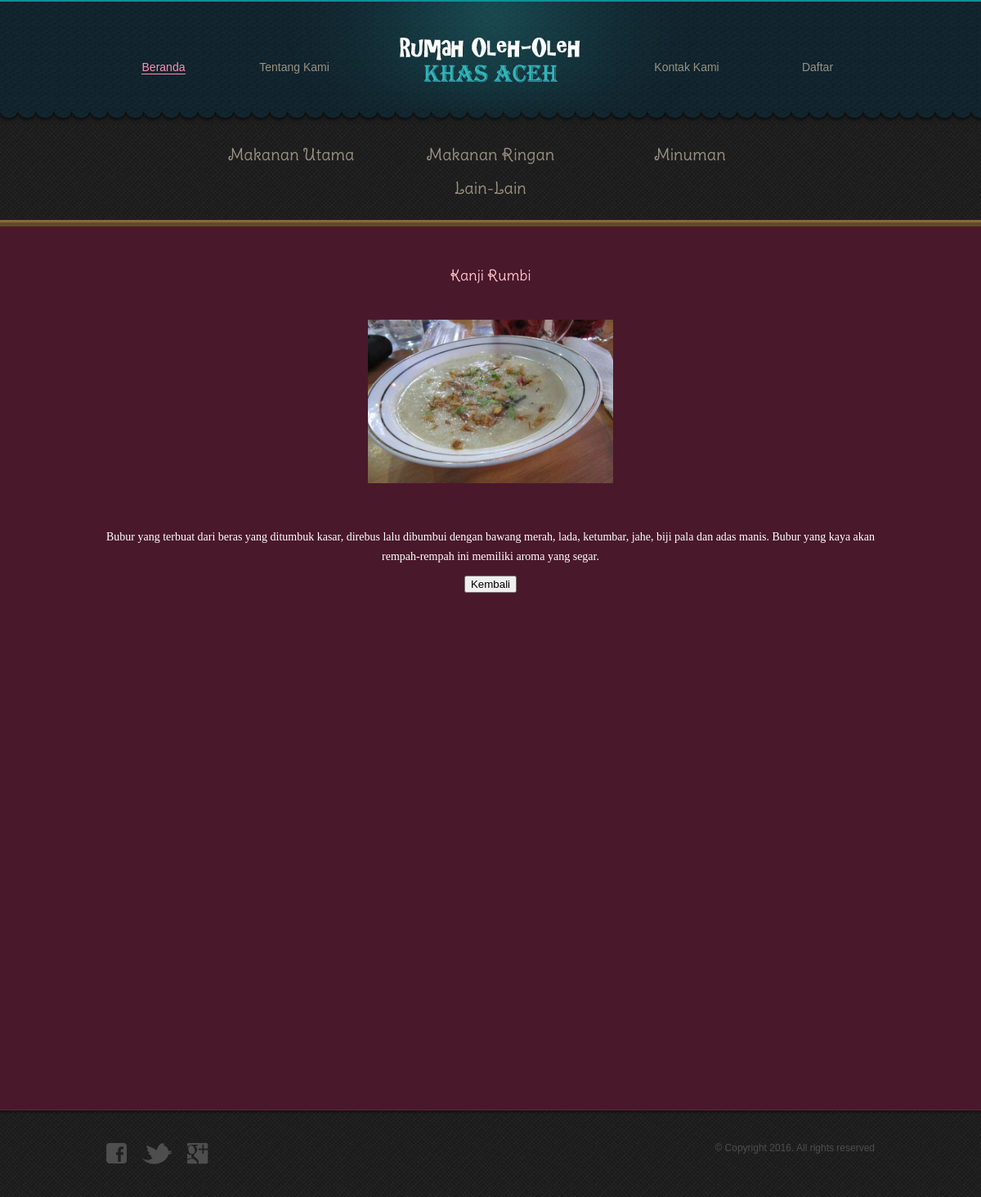
The app's page /listcompletemakanan.php?id_barang=1 with its own data.
### tables this page shows
CREATE TABLE IF NOT EXISTS `barang` (
  `id_barang` int(5) NOT NULL AUTO_INCREMENT,
  `id_jenis` int(3) NOT NULL,
  `nama_barang` varchar(20) NOT NULL,
  `harga` int(10) NOT NULL,
  `stok` varchar(3) NOT NULL,
  `gambar` varchar(50) NOT NULL,
  `keterangan` varchar(300) NOT NULL,
  PRIMARY KEY (`id_barang`),
  KEY `barang_ibfk_1` (`id_jenis`)
);

### listcompletemakanan.php (the view, shortened to what this page needs)
<!DOCTYPE html>
<html>
<head>
	<link rel="stylesheet" type="text/css" href="css/style.css">
</head>
<body>
	<?php
		include 'header.php';
	?>
	<div id="body">
		<div id="about">
				<?php
					$id =$_GET['id_barang'];
					$result = mysql_query ("SELECT b.id_barang, b.id_jenis, b.nama_barang, b.harga, b.stok, b.gambar, b.keterangan
											FROM barang b, jenis j
											where b.id_jenis = j.id_jenis AND j.id_jenis =1 AND b.id_barang='$id'");
					while($cols = mysql_fetch_array($result))
					{
				?>
				<center><h3><?php echo $cols[2]; ?></h3></center>
			<table height="350" border="0" align="center">
				<tr>
					<td><center><img src="barang/<?php echo $cols[5]; ?>" width="300" height="200"></center></td>
				</tr>
				<tr>
					<td><center><?php echo $cols[6] ?></center></td>
				</tr>
			</table>
			<center><a href="makanan.php"><button>Kembali</button></a></center>
		</div>
	</div>
	<?php
	}
		include 'footer.php';
	?>
</body>
</html>

### css/style.css (style rules this page uses)
table { color: #ffffff; font-family: 'Georgia'; font-size: 14px; font-weight: normal; line-height: 24px; text-align:middle; border-style:solid; border-color:#ffffff; }
body { background: url(../images/bg-body.jpg) repeat left top; font-family: Arial, Helvetica, sans-serif; font-size: 14px; line-height: 1; margin: 0; min-width: 960px; padding: 0; }
a { outline: none; }
img { border: 0; }
#body { background: #4a182b; border-bottom: 1px solid #5f233a; min-height: 1050px; padding: 15px 0 15px; width: 100%; }
#body > div { margin: 0 auto; padding: 0; width: 960px; }
#body #about h3 { color: #fcc5c9; font-size: 18px; font-family: 'DeliusSwashCaps-Regular'; font-weight: normal; margin: 0; padding: 36px 10px 8px; }

### records on screen
barang: nama_barang "Kanji Rumbi", gambar (picture), keterangan "Bubur yang terbuat dari beras yang ditumbuk kasar, direbus lalu dibumbui dengan bawang merah, lada, ketumbar, jahe, biji pala dan adas manis. Bubur yang kaya akan rempah-rempah ini memiliki aroma yang segar."
